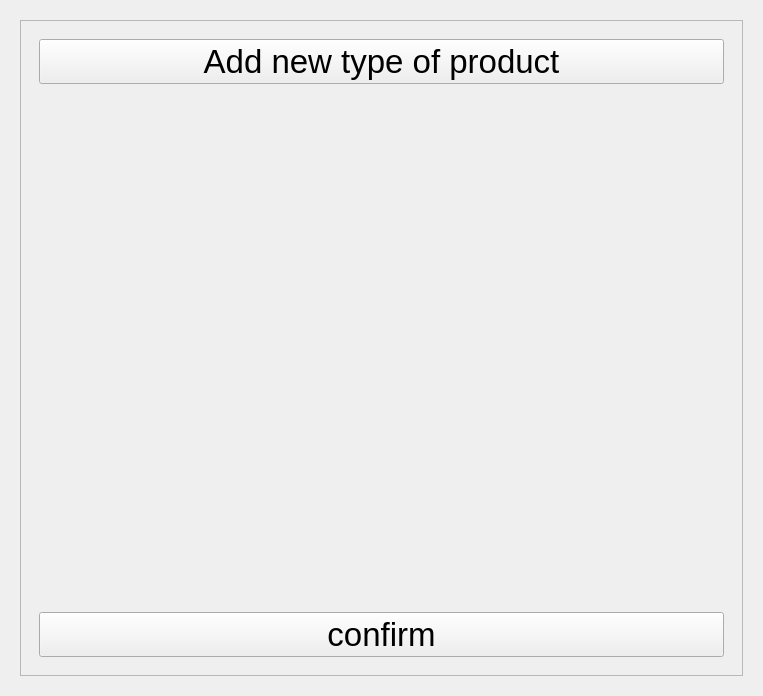
<?xml version="1.0" encoding="UTF-8"?>
<ui version="4.0">
 <class>AddProductWindow</class>
 <widget class="QWidget" name="AddProductWindow">
  <property name="geometry">
   <rect>
    <x>0</x>
    <y>0</y>
    <width>763</width>
    <height>696</height>
   </rect>
  </property>
  <property name="windowTitle">
   <string>Form</string>
  </property>
  <layout class="QVBoxLayout" name="verticalLayout_2">
   <item>
    <widget class="QWidget" name="addProductWidget" native="true">
     <layout class="QVBoxLayout" name="verticalLayout_4">
      <item>
       <widget class="QScrollArea" name="productScrollArea">
        <property name="widgetResizable">
         <bool>true</bool>
        </property>
        <widget class="QWidget" name="scrollAreaWidgetContents">
         <property name="geometry">
          <rect>
           <x>0</x>
           <y>0</y>
           <width>725</width>
           <height>658</height>
          </rect>
         </property>
         <layout class="QVBoxLayout" name="verticalLayout_3">
          <item>
           <widget class="QWidget" name="productsWidget" native="true">
            <layout class="QVBoxLayout" name="verticalLayout">
             <item>
              <widget class="QPushButton" name="newProductTypeButton">
               <property name="font">
                <font>
                 <pointsize>25</pointsize>
                </font>
               </property>
               <property name="text">
                <string>Add new type of product</string>
               </property>
              </widget>
             </item>
             <item>
              <spacer name="verticalSpacer">
               <property name="orientation">
                <enum>Qt::Orientation::Vertical</enum>
               </property>
               <property name="sizeHint" stdset="0">
                <size>
                 <width>20</width>
                 <height>503</height>
                </size>
               </property>
              </spacer>
             </item>
             <item>
              <widget class="QPushButton" name="confirmOrderButton">
               <property name="font">
                <font>
                 <pointsize>25</pointsize>
                </font>
               </property>
               <property name="text">
                <string>confirm</string>
               </property>
              </widget>
             </item>
            </layout>
           </widget>
          </item>
         </layout>
        </widget>
       </widget>
      </item>
     </layout>
    </widget>
   </item>
  </layout>
 </widget>
 <resources/>
 <connections/>
</ui>
